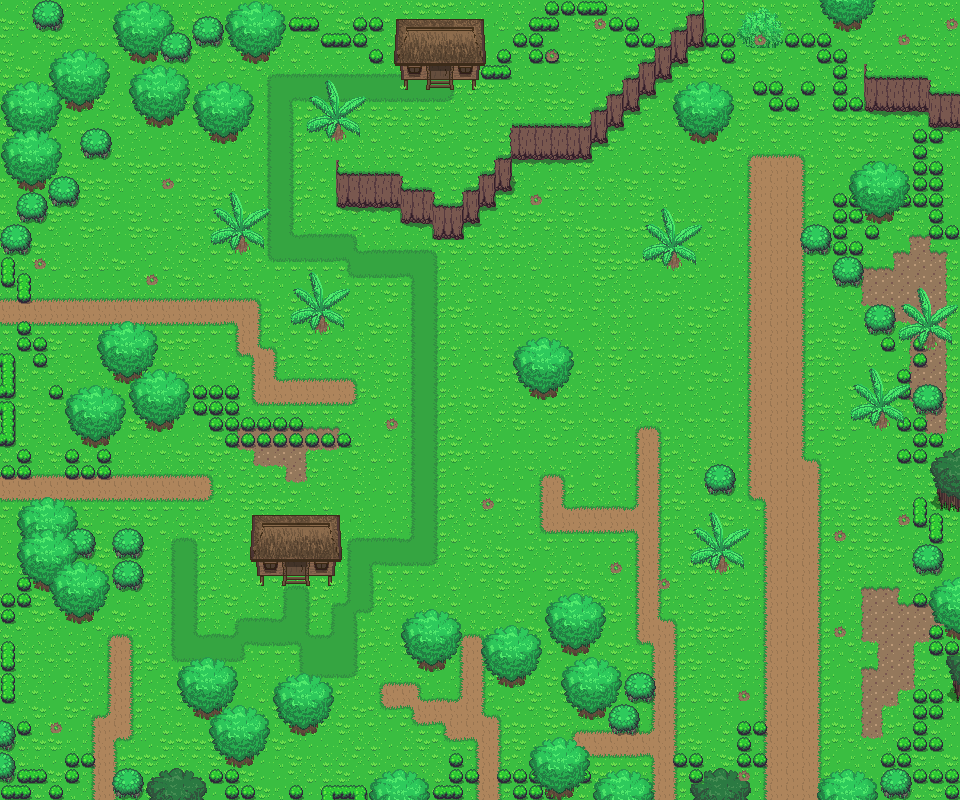

Rendered tile map (Tiled .tmx) drawn with the repository's tilesets; below, a short description and the map source with its tile grids summarised:
An orthogonal 60x50 tile map with 16x16 px tiles, 9 tile layers (Base, endblocks, Cliff, Objects 1, ...), 2 tilesets.

<map version="1.0.0" orientation="orthogonal" renderorder="left-down" width="60" height="50" tilewidth="16" tileheight="16" nextobjectid="1">
 <tileset firstgid="1" source="../Tileset/Overworld.tsx" />
 <tileset firstgid="1729" source="../Tileset/Building.tsx" />
 <layer name="Base" width="60" height="50">
  <data>[3000 cells, 3000 non-empty, 44 distinct tile ids]</data>
 </layer>
 <layer name="endblocks" width="60" height="50">
  <data>[3000 cells, 256 non-empty, 51 distinct tile ids]</data>
 </layer>
 <layer name="Cliff" width="60" height="50">
  <data>[3000 cells, 129 non-empty, 16 distinct tile ids]</data>
 </layer>
 <layer name="Objects 1" width="60" height="50">
  <data>[3000 cells, 0 non-empty, 0 distinct tile ids]</data>
 </layer>
 <layer name="Plants 1" width="60" height="50">
  <data>[3000 cells, 212 non-empty, 9 distinct tile ids]</data>
 </layer>
 <layer name="Buildings 1" width="60" height="50">
  <data>[3000 cells, 42 non-empty, 21 distinct tile ids]</data>
 </layer>
 <layer name="Objects 2" width="60" height="50">
  <data>[3000 cells, 0 non-empty, 0 distinct tile ids]</data>
 </layer>
 <layer name="Plants 2" width="60" height="50">
  <data>[3000 cells, 96 non-empty, 8 distinct tile ids]</data>
 </layer>
 <layer name="Above PLayer" width="60" height="50">
  <properties>
   <property name="unity:sortingLayerName" value="AbovePlayer" />
  </properties>
  <data>[3000 cells, 323 non-empty, 35 distinct tile ids]</data>
 </layer>
</map>
